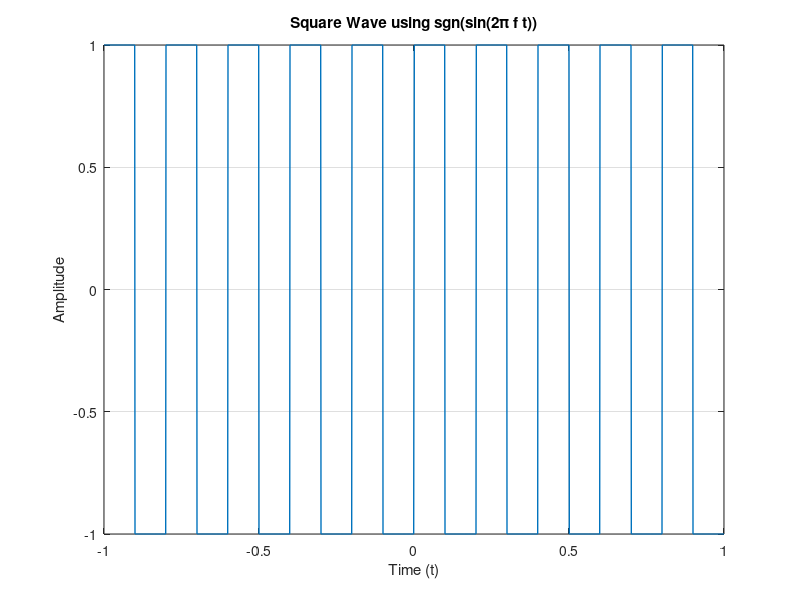

MATLAB code to generate this figure:
clc;
close all;
clear all;

% Time vector
t = -1:0.001:1;

% Frequency
f = 5;  % Hz

% Square wave using sign function
x = sign(sin(2*pi*f*t));

% Plot
plot(t, x, 'LineWidth', 1);

grid on;

title('Square Wave using sgn(sin(2\pi f t))');
xlabel('Time (t)');
ylabel('Amplitude');
